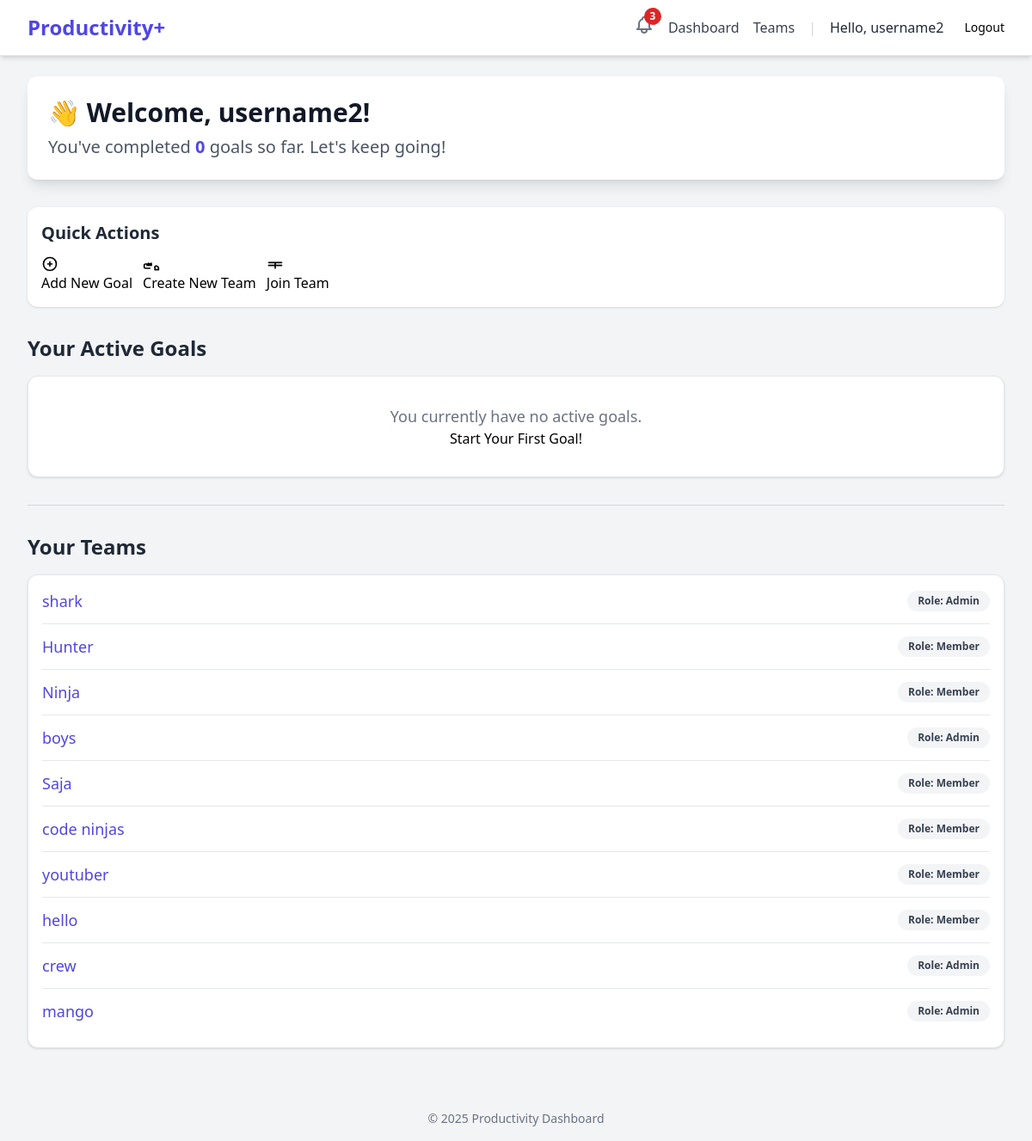
Page /dashboard/ (signed in) on the earlier database version.
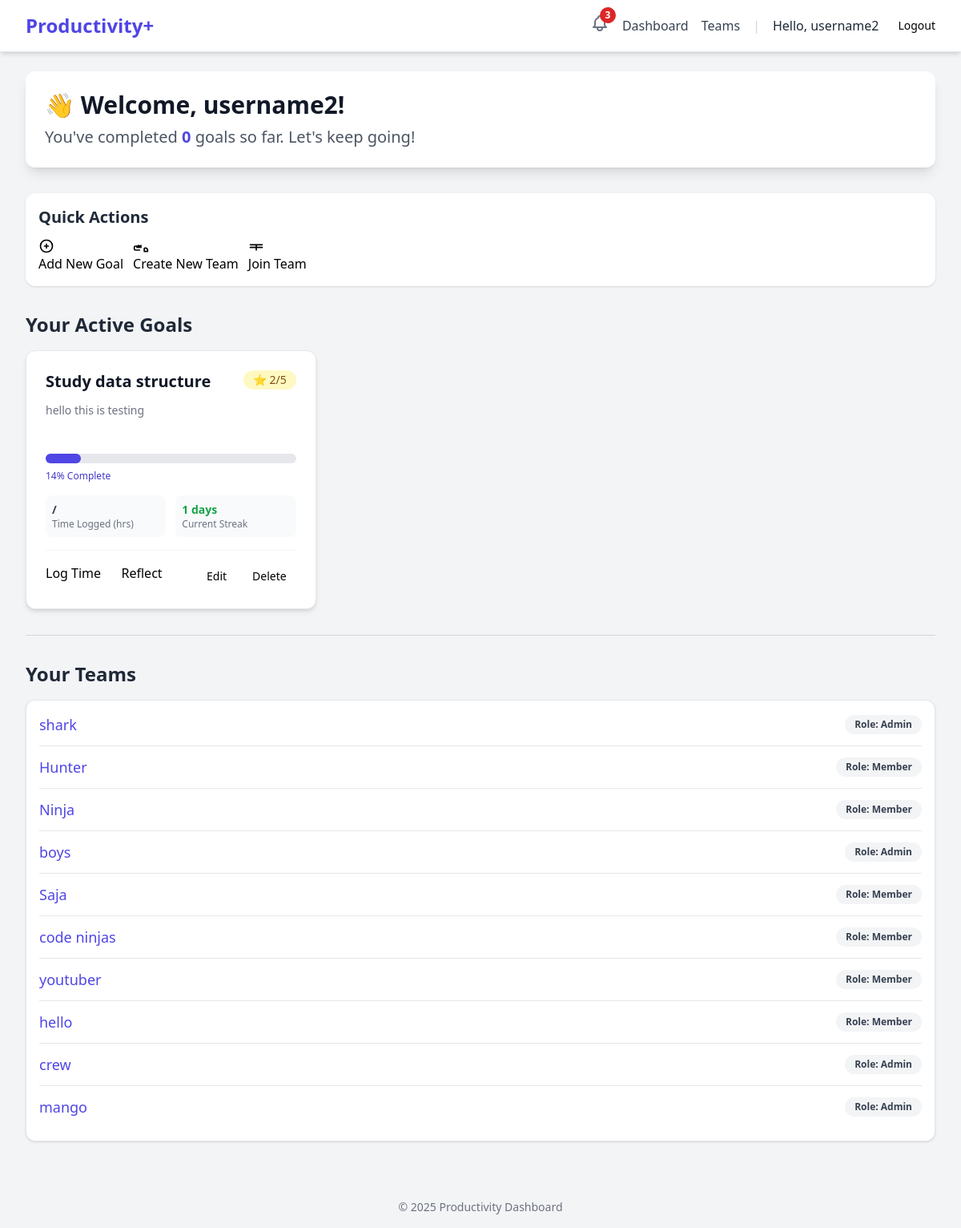
Same page on the later database version.
### teams/models.py (models this page shows, shortened)
class TeamMember(models.Model):
    class Role(models.TextChoices):
        MEMBER = 'MEMBER', 'Member'
        ADMIN = 'ADMIN', 'Admin' # Or 'Leader'
    user = models.ForeignKey(settings.AUTH_USER_MODEL, on_delete=models.CASCADE)
    team = models.ForeignKey(Team, on_delete=models.CASCADE)
    role = models.CharField(max_length=50, choices=Role.choices, default=Role.MEMBER)
    created_at = models.DateTimeField(auto_now_add=True)
    class Meta:
        unique_together = ('user', 'team')

class Team(models.Model):
    team_name = models.CharField(max_length=255)
    team_desc = models.TextField(blank=True, null=True, help_text="Description")
    members = models.ManyToManyField(
        settings.AUTH_USER_MODEL,
        through='TeamMember',
        related_name='teams'
    )
    created_at = models.DateTimeField(auto_now_add=True)

### dashboard/models.py (models this page shows, shortened)
class Goal(models.Model):
    user = models.ForeignKey(
        settings.AUTH_USER_MODEL,
        on_delete=models.CASCADE,
        related_name='goals'
    )
    title = models.CharField(max_length=255)
    description = models.TextField(blank=True, null=True)
    start_date = models.DateField()
    end_date = models.DateField(blank=True, null=True)
    target_time = models.DurationField(
        help_text="Target time to spend (e.g., '10:00:00' for 10 hours)"
    )
    real_time = models.DurationField(
        default=timedelta(seconds=0),
        help_text="Actual time spent so far"
    )
    completed = models.BooleanField(default=False)
    created_at = models.DateTimeField(auto_now_add=True)
    updated_at = models.DateTimeField(null=True)
    days_of_the_week = models.CharField(max_length=7, blank=True)
    importance_level = models.PositiveSmallIntegerField(
        default=1,
        validators = [MinValueValidator(1), MaxValueValidator(5)])

### dashboard/views.py (the view)
# urls.py: path('', views.dashboard_view, name='dashboard_view'),
@login_required
def dashboard_view(request):
    user_goals = Goal.objects.filter(user=request.user).order_by('-created_at')
    goals_with_progress = []
    completed_goals_count = 0
    today = date.today()
    for goal in user_goals:
        target_time_minutes = goal.target_time.total_seconds() / 60 if goal.target_time else 0
        real_time_minutes = goal.real_time.total_seconds() / 60 if goal.real_time else 0
        if target_time_minutes > 0:
            progress_percentage = min(100, int((real_time_minutes / target_time_minutes) * 100))
        else:
            progress_percentage = 0
        if goal.completed:
            completed_goals_count += 1
        current_streak = 0
        goal_log_dates = TimeLog.objects.filter(
            goal=goal
        ).dates('log_date', 'day')
        logged_dates_set = set(goal_log_dates)
        check_date = today
        if today not in logged_dates_set:
            check_date = today - timedelta(days=1)
        while check_date in logged_dates_set:
            current_streak += 1
            check_date -= timedelta(days=1)
        goals_with_progress.append({
            'goal': goal,
            'progress_percentage': progress_percentage,
            'current_streak': current_streak,
        })
    user_teams = request.user.teammember_set.all()
    context = {
        'goals_with_progress': goals_with_progress,
        'completed_goals_count': completed_goals_count,
        'user_teams': user_teams,
    }
    return render(request, 'dashboard/dashboard.html', context)

### users/context_processors.py (called while the page is built)
def unread_notifications(request):
    if request.user.is_authenticated:
        notifications = Notification.objects.filter(
            user=request.user,
            is_read=False
        )
        return {
            'unread_notifications': notifications,
            'unread_notification_count': notifications.count()
        }
    return {}

### templates/dashboard/dashboard.html (shortened to what the changed rows need)
{% extends "base.html" %}
{% block content %}
<div class="max-w-7xl mx-auto py-6 sm:px-6 lg:px-8">
    <div class="dashboard-header mb-8 p-6 bg-white rounded-xl shadow-lg">
        <h2 class="text-3xl font-extrabold text-gray-900">👋 Welcome, {{ user.username }}!</h2>
    </div>
    <div class="active-goals-section mb-8">
        {% if goals_with_progress %}
            <div class="grid grid-cols-1 md:grid-cols-2 lg:grid-cols-3 gap-6">
                {% for item in goals_with_progress %}
                <div class="goal-card bg-white p-6 rounded-xl border border-gray-200 shadow-md">
                    <div class="flex justify-between items-start mb-3">
                        <h4 class="text-xl font-semibold text-gray-900">{{ item.goal.title }}</h4>
                        <span class="inline-flex items-center px-3 py-0.5 rounded-full text-sm font-medium bg-yellow-100 text-yellow-800">
                            ⭐ {{ item.goal.importance_level }}/5
                        </span>
                    </div>
                    <p class="text-sm text-gray-500 mb-4 h-12 overflow-hidden">{{ item.goal.description|truncatechars:80 }}</p>
                    <div class="progress-bar-container w-full bg-gray-200 rounded-full h-3 mb-2">
                        <div class="progress-bar h-3 rounded-full bg-indigo-600" style="width: {{ item.progress_percentage }}%;"></div>
                    </div>
                    <p class="text-xs font-medium text-indigo-700 mb-4">{{ item.progress_percentage }}% Complete</p>
                    <div class="grid grid-cols-2 gap-3 mb-4 text-sm text-gray-700">
                        <div class="p-2 bg-gray-50 rounded-lg">
                            <span class="block font-bold">{{ item.goal.real_time|floatformat:1 }} / {{ item.goal.target_time|floatformat:1 }}</span>
                            <span class="block text-xs text-gray-500">Time Logged (hrs)</span>
                        </div>
                        <div class="p-2 bg-gray-50 rounded-lg">
                            <span class="block font-bold text-green-600">{{ item.current_streak }} days</span>
                            <span class="block text-xs text-gray-500">Current Streak</span>
                        </div>
                    </div>
                    <div class="flex flex-wrap gap-2 pt-4 border-t border-gray-100">
                        <a href="{% url 'dashboard:time_log' goal_id=item.goal.id %}" class="button button-log flex-1">Log Time</a>
                        <a href="javascript:void(0)" class="button button-reflect flex-1" data-goal-id="{{ item.goal.id }}">
                            Reflect
                        </a>
                        <a href="{% url 'dashboard:goal_edit' goal_id=item.goal.id %}"
                        class="button button-secondary px-3 py-1.5 text-sm">
                            Edit
                        </a>
                        <a href="{% url 'dashboard:goal_delete' goal_id=item.goal.id %}"
                        class="button button-danger px-3 py-1.5 text-sm"
                        onclick="return confirm('Are you sure you want to delete {{ item.goal.title }}? This action cannot be undone.')">
                            Delete
                        </a>
                    </div>
                </div>
                {% endfor %}
            </div>
        {% else %}
            <div class="p-8 text-center bg-white rounded-xl shadow border border-gray-200">
                <p class="text-lg text-gray-500">You currently have no active goals.</p>
                <a href="{% url 'dashboard:goal_create' %}" class="mt-4 button button-primary">Start Your First Goal!</a>
            </div>
        {% endif %}
    </div>
    <div class="teams-section">
        {% if user_teams %}
            <ul class="space-y-3 p-4 bg-white rounded-xl shadow border border-gray-200">
            {% for membership in user_teams %}
                <li class="flex justify-between items-center border-b pb-3 last:border-b-0">
                    <a href="{% url 'teams:team_dashboard' team_id=membership.team.id %}" class="text-lg font-medium text-indigo-600 hover:text-indigo-800">
                        {{ membership.team.team_name }}
                    </a>
                    <span class="px-3 py-1 text-xs font-semibold rounded-full bg-gray-100 text-gray-700">
                        Role: {{ membership.get_role_display }}
                    </span>
                </li>
            {% endfor %}
            </ul>
        {% else %}
            <div class="p-4 bg-white rounded-xl shadow border border-gray-200">
                <p class="text-gray-500">You are not currently a member of any teams.</p>
            </div>
        {% endif %}
    </div>
</div>
{% endblock %}

Differences in the rows shown:
added Goal: goal "Study data structure", goal.importance_level "2", goal.description "hello this is testing", progress_percentage "14", current_streak "1"
Other differences:
text no longer shown: "You currently have no active goals. Start Your First Goal!"
